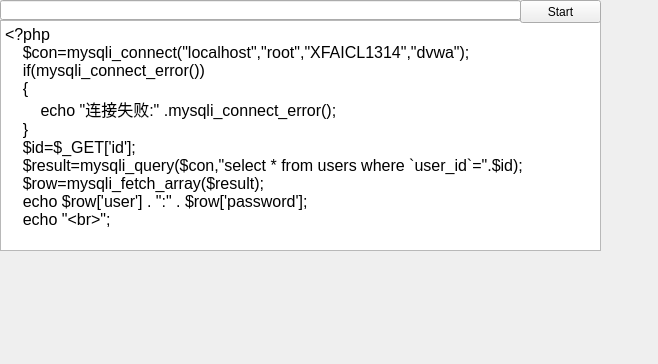
<?xml version="1.0" encoding="UTF-8"?>
<ui version="4.0">
 <class>Code_Audit</class>
 <widget class="QWidget" name="Code_Audit">
  <property name="geometry">
   <rect>
    <x>0</x>
    <y>0</y>
    <width>658</width>
    <height>364</height>
   </rect>
  </property>
  <property name="windowTitle">
   <string>Form</string>
  </property>
  <widget class="QTextEdit" name="textEdit_2">
   <property name="geometry">
    <rect>
     <x>0</x>
     <y>20</y>
     <width>601</width>
     <height>231</height>
    </rect>
   </property>
   <property name="html">
    <string>&lt;!DOCTYPE HTML PUBLIC &quot;-//W3C//DTD HTML 4.0//EN&quot; &quot;http://www.w3.org/TR/REC-html40/strict.dtd&quot;&gt;
&lt;html&gt;&lt;head&gt;&lt;meta name=&quot;qrichtext&quot; content=&quot;1&quot; /&gt;&lt;style type=&quot;text/css&quot;&gt;
p, li { white-space: pre-wrap; }
&lt;/style&gt;&lt;/head&gt;&lt;body style=&quot; font-family:'SimSun'; font-size:9pt; font-weight:400; font-style:normal;&quot;&gt;
&lt;p style=&quot; margin-top:12px; margin-bottom:12px; margin-left:0px; margin-right:0px; -qt-block-indent:0; text-indent:0px; background-color:#ffffff;&quot;&gt;&lt;span style=&quot; font-family:'JetBrains Mono','monospace'; font-size:12pt; color:#000000;&quot;&gt;&amp;lt;?php&lt;br /&gt;    $con=mysqli_connect(&amp;quot;localhost&amp;quot;,&amp;quot;root&amp;quot;,&amp;quot;XFAICL1314&amp;quot;,&amp;quot;dvwa&amp;quot;);&lt;br /&gt;    if(mysqli_connect_error())&lt;br /&gt;    {&lt;br /&gt;        echo &amp;quot;&lt;/span&gt;&lt;span style=&quot; font-family:'宋体','monospace'; font-size:12pt; color:#000000;&quot;&gt;连接失败&lt;/span&gt;&lt;span style=&quot; font-family:'JetBrains Mono','monospace'; font-size:12pt; color:#000000;&quot;&gt;:&amp;quot; .mysqli_connect_error();&lt;br /&gt;    }&lt;br /&gt;    $id=$_GET['id'];&lt;br /&gt;    $result=mysqli_query($con,&amp;quot;select * from users where `user_id`=&amp;quot;.$id);&lt;br /&gt;    $row=mysqli_fetch_array($result);&lt;br /&gt;    echo $row['user'] . &amp;quot;:&amp;quot; . $row['password'];&lt;br /&gt;    echo &amp;quot;&amp;lt;br&amp;gt;&amp;quot;;&lt;/span&gt;&lt;/p&gt;&lt;/body&gt;&lt;/html&gt;</string>
   </property>
  </widget>
  <widget class="QPushButton" name="pushButton">
   <property name="geometry">
    <rect>
     <x>520</x>
     <y>0</y>
     <width>81</width>
     <height>23</height>
    </rect>
   </property>
   <property name="text">
    <string>Start</string>
   </property>
  </widget>
  <widget class="QLineEdit" name="lineEdit">
   <property name="geometry">
    <rect>
     <x>0</x>
     <y>0</y>
     <width>521</width>
     <height>20</height>
    </rect>
   </property>
   <property name="text">
    <string></string>
   </property>
  </widget>
 </widget>
 <resources/>
 <connections/>
</ui>
